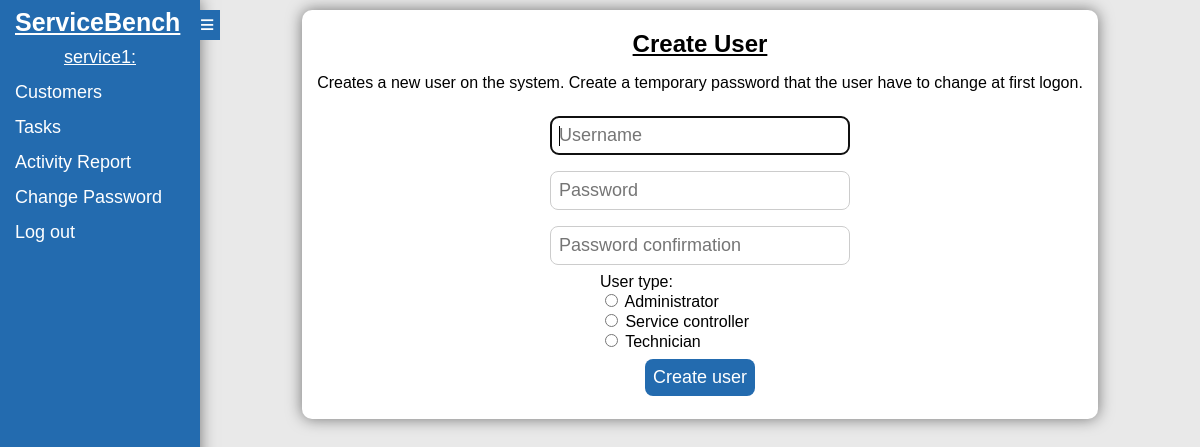
Page /create_user (signed in) on the earlier database version.
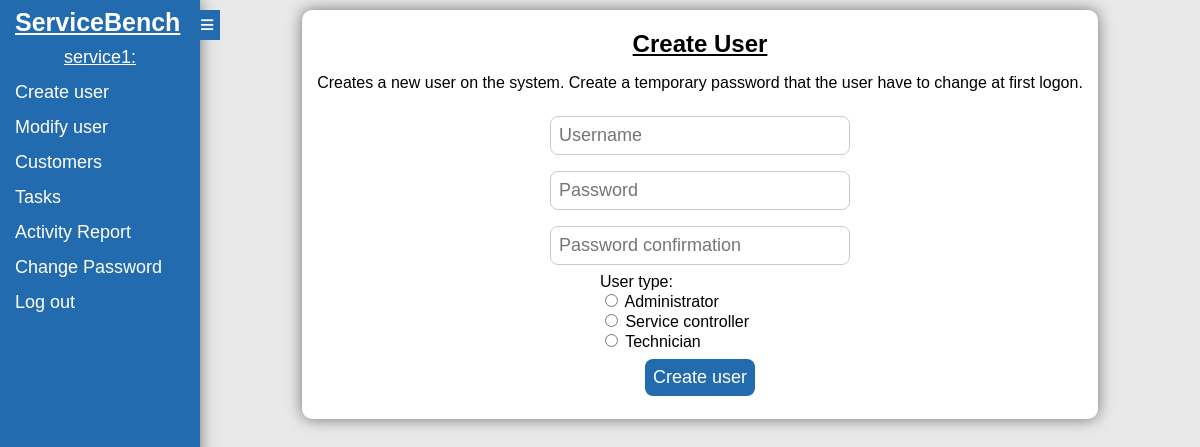
Same page on the later database version.
### servicebench/views.py (the view, shortened to what this page needs)
# urls.py: path("create_user", views.create_user, name="create_user"),
@login_required
def create_user(request):
    if request.user.type > 1:
        return render(request, "index.html", {"message": "You do not have permission to access this page"})
    return render(request,"create_user.html" )

### servicebench/templates/create_user.html (shortened to what this page needs)
{% extends "template.html" %}
{% block body %}
    <div class="main-body" id="main_body">
        <form action="{% url 'create_user' %}" method="post">
            <h2>Create User</h2>
            <div>
                <p>Creates a new user on the system. Create a temporary password that the user have to change at first logon.</p>
            </div>
            <div>
                <input autofocus autocomplete="off" class="text-box" name="username" type="text" placeholder="Username">
            </div>
            <div>
                <input class="text-box" name="password" type="password" placeholder="Password">
            </div>
            <div>
                <input class="text-box" name="password_confirm" type="password" placeholder="Password confirmation">
            </div>
            <div style="width: 200px; margin: auto; text-align: left">
                User type:<br>
                <input id="0" type="radio" name="type" value="0">
                <label for="0">Administrator</label><br>
                <input id="1" type="radio" name="type" value="1">
                <label for="1">Service controller</label><br>
                <input id="2" type="radio" name="type" value="2">
                <label for="2">Technician</label><br>
            </div>
            <div>
                <input class="button" type="submit" value="Create user">
            </div>
        </form>
    </div>
{% endblock %}

### servicebench/templates/template.html (shortened to what this page needs)
{% load static %}
<!DOCTYPE html>
<html>
<head>
<link href="{% static 'css.css' %}" rel="stylesheet">
</head>
<body class="background">
<div class="header" id="sidebar">
    <a href="/" class="logo">ServiceBench</a>
    {% if user.is_authenticated %}
    <div id="headers">
        <span><u>{{ user.username }}:</u></span>
        {% if user.type == 0 %}
            <a href="{% url 'create_user'%}">Create user</a>
            <a href="javascript:get_users()">Modify user</a>
        {% endif %}
        {% if user.type <= 1 %}
            <a href="javascript:customer_query()">Customers</a>
        {% endif %}
        <a href="javascript:task_query()">Tasks</a>
        <a href="javascript:report_query()">Activity Report</a>
    </div>
    {% endif %}
    <div>
        {% if user.is_authenticated %}
        <a href="{% url 'change_password'%}">Change Password</a><br>
        <a href="{% url 'logout' %}">Log out</a><br>
        {% else %}
        <a href="{% url 'login' %}">Log in</a><br>
        {% endif %}
    </div>
</div>
<div id="hide_button">
    <a href="javascript:hide_sidebar()">≡</a>
</div>
<div id="block">
    {% block body %}
    {% endblock %}
</div>
</body>
</html>

Differences in the rows shown:
changed User "service1": type 1 → 0 (drawn)
Other differences:
text now shown: "Create user Modify user"
